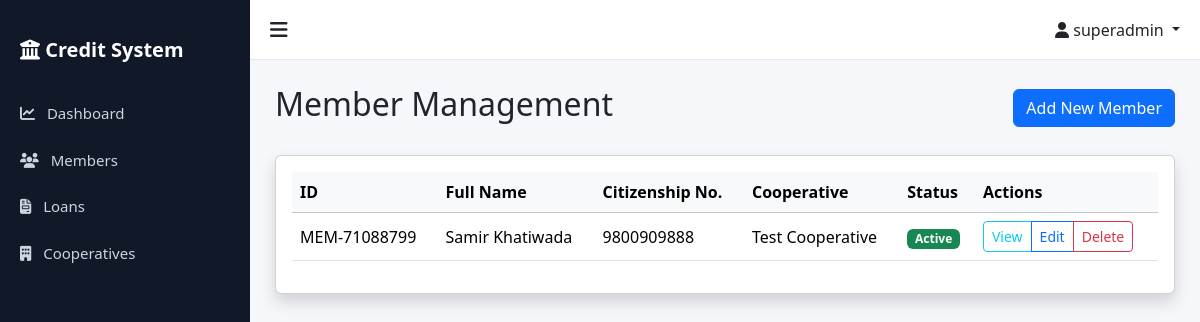
The page /members/ (signed in) on the database as committed earlier.
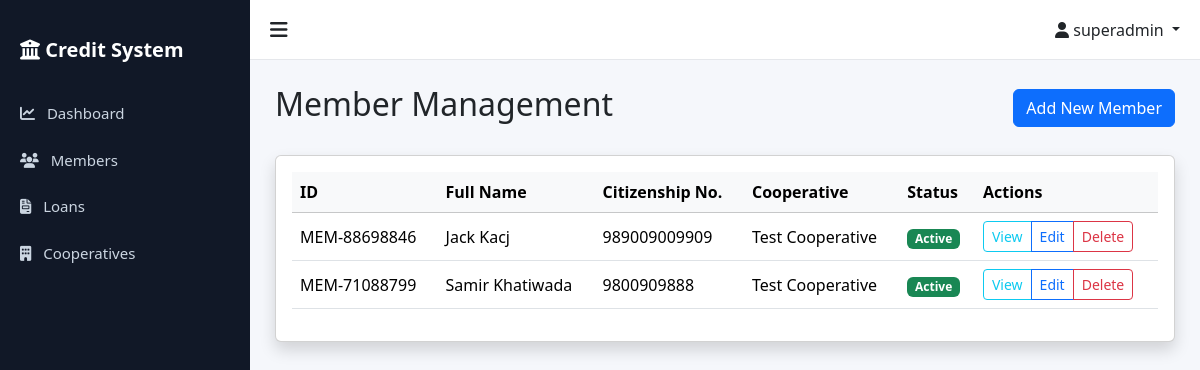
The same page on the database as committed later.
### members/models.py (models this page shows, shortened)
class Member(models.Model):
    full_name = models.CharField(max_length=255)
    citizenship_number = models.CharField(max_length=50, unique=True)
    unique_system_id = models.CharField(max_length=20, unique=True, editable=False)
    address = models.TextField()
    phone = models.CharField(max_length=20)
    blacklist_status = models.BooleanField(default=False)
    cooperative = models.ForeignKey(
        'cooperatives.Cooperative',
        on_delete=models.CASCADE,
        related_name='members'
    )
    created_at = models.DateTimeField(auto_now_add=True)
    updated_at = models.DateTimeField(auto_now=True)
    class Meta:
        ordering = ['-created_at']
        indexes = [
            models.Index(fields=['citizenship_number']),
            models.Index(fields=['unique_system_id']),
            models.Index(fields=['blacklist_status']),
        ]

### cooperatives/models.py (models this page shows, shortened)
class Cooperative(models.Model):
    STATUS_CHOICES = (
        ('active', 'Active'),
        ('inactive', 'Inactive'),
    )
    name = models.CharField(max_length=255)
    code = models.CharField(max_length=50, unique=True)
    address = models.TextField()
    contact = models.CharField(max_length=255)  # Can contain phone/email
    status = models.CharField(max_length=20, choices=STATUS_CHOICES, default='active')
    created_at = models.DateTimeField(auto_now_add=True)
    updated_at = models.DateTimeField(auto_now=True)
    class Meta:
        ordering = ['-created_at']
        verbose_name_plural = 'Cooperatives'

### members/views.py (the view)
# urls.py: path('', views.MemberListView.as_view(), name='member_list'),
class MemberListView(StaffOrAdminMixin, CooperativeAccessMixin, ListView):
    model = Member
    template_name = 'members/member_list.html'
    context_object_name = 'members'
    paginate_by = 10

### accounts/models.py (called while the page is built)
    def is_superadmin(self):
        return self.role == 'superadmin'

    def is_admin(self):
        return self.role == 'admin'

    def is_staff_user(self):
        return self.role == 'staff'

### accounts/permissions.py (called while the page is built, shortened)
    def test_func(self):
        return self.request.user.is_authenticated and (
            self.request.user.is_staff_user() or
            self.request.user.is_admin() or
            self.request.user.is_superadmin()
        )

    def get_queryset(self):
        queryset = super().get_queryset()
        if self.request.user.is_superadmin():
            return queryset

    def get_context_data(self, **kwargs):
        context = super().get_context_data(**kwargs)
        if not self.request.user.is_superadmin() and self.request.user.cooperative:
            context['user_cooperative'] = self.request.user.cooperative
        return context

### templates/members/member_list.html (shortened to what this page needs)
{% extends 'base.html' %}
{% block content %}
<div class="d-flex justify-content-between align-items-center mb-4">
    <h2>Member Management</h2>
    <a href="{% url 'members:member_add' %}" class="btn btn-primary">Add New Member</a>
</div>
<div class="card shadow">
    <div class="card-body">
        <div class="table-responsive">
            <table class="table table-hover align-middle">
                <thead class="table-light">
                    <tr>
                        <th>ID</th>
                        <th>Full Name</th>
                        <th>Citizenship No.</th>
                        <th>Cooperative</th>
                        <th>Status</th>
                        <th>Actions</th>
                    </tr>
                </thead>
                <tbody>
                    {% for member in members %}
                    <tr>
                        <td>{{ member.unique_system_id }}</td>
                        <td>{{ member.full_name }}</td>
                        <td>{{ member.citizenship_number }}</td>
                        <td>{{ member.cooperative.name }}</td>
                        <td>
                            {% if member.blacklist_status %}
                            <span class="badge bg-danger">Blacklisted</span>
                            {% else %}
                            <span class="badge bg-success">Active</span>
                            {% endif %}
                        </td>
                        <td>
                            <div class="btn-group btn-group-sm">
                                <a href="{% url 'members:member_detail' member.pk %}" class="btn btn-outline-info">View</a>
                                <a href="{% url 'members:member_edit' member.pk %}" class="btn btn-outline-primary">Edit</a>
                                {% if user.is_superadmin or user.is_admin %}
                                <a href="{% url 'members:member_delete' member.pk %}" class="btn btn-outline-danger">Delete</a>
                                {% endif %}
                            </div>
                        </td>
                    </tr>
                    {% empty %}
                    <tr>
                        <td colspan="6" class="text-center py-4">No members found.</td>
                    </tr>
                    {% endfor %}
                </tbody>
            </table>
        </div>
    </div>
</div>
{% endblock %}

Rows that differ between the two databases and show on the page:
added Member: unique_system_id "MEM-88698846", full_name "Jack Kacj", citizenship_number "989009009909", cooperative.name "Test Cooperative", blacklist_status "Active"
